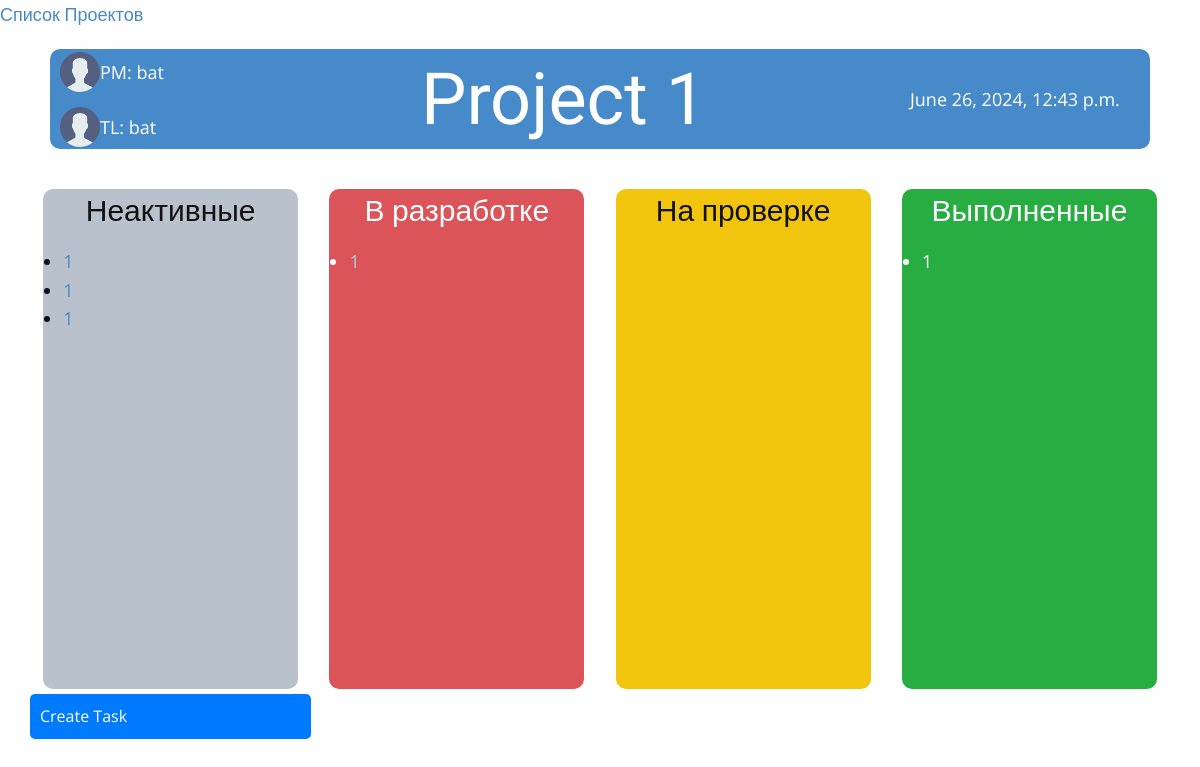
/projects/1/, run on the app's committed database.
### projects/models.py (models this page shows, shortened)
class Project(models.Model):
    title = models.CharField(max_length=255)
    description = models.TextField()
    project_manager = models.ForeignKey(User, related_name='project_manager', on_delete=models.CASCADE)
    team_lead = models.ForeignKey(User, related_name='team_lead', on_delete=models.SET_NULL, null=True, blank=True)
    created_at = models.DateTimeField(auto_now_add=True)
    updated_at = models.DateTimeField(null=True, blank=True)

### users/models.py (models this page shows)
class User(AbstractUser):
    subscription = models.ForeignKey(Subscription, on_delete=models.SET_NULL, null=True, blank=True)
    position = models.ForeignKey(Position, on_delete=models.SET_NULL, null=True, blank=True)

### tasks/models.py (models this page shows, shortened)
class Task(models.Model):
    STATUS_CHOICES = [
        ('new', 'New'),
        ('in_progress', 'In Progress'),
        ('on_verification', 'On Verification'),
        ('completed', 'Completed'),
    ]
    title = models.CharField(max_length=255)
    description = models.TextField()
    project = models.ForeignKey(Project, related_name='tasks', on_delete=models.CASCADE)
    creator = models.ForeignKey(User, related_name='created_tasks', on_delete=models.CASCADE)
    team_lead = models.ForeignKey(User, related_name='task_team_lead', on_delete=models.SET_NULL, null=True, blank=True)
    developer = models.ForeignKey(User, related_name='task_developer', on_delete=models.SET_NULL, null=True, blank=True)
    due_date = models.DateTimeField(null=True, blank=True)
    status = models.CharField(max_length=50, choices=STATUS_CHOICES, default='new')
    created_date = models.DateTimeField(auto_now_add=True)
    updated_date = models.DateTimeField(auto_now=True)

### projects/views.py (the view)
# urls.py: path('projects/<int:project_id>/', views.details_project, name='details_project'),
def details_project(request, project_id):
    project = get_object_or_404(Project, id=project_id)
    tasks_new = Task.objects.filter(project=project, status='new')
    tasks_in_progress = Task.objects.filter(project=project, status='in_progress')
    tasks_on_verification = Task.objects.filter(project=project, status='on_verification')
    tasks_completed = Task.objects.filter(project=project, status='completed')
    context = {
        'project': project,
        'tasks_new': tasks_new,
        'tasks_in_progress': tasks_in_progress,
        'tasks_on_verification': tasks_on_verification,
        'tasks_completed': tasks_completed,
    }
    return render(request, 'project_detail.html', context)

### projects/templates/project_detail.html (shortened to what this page needs)
{% load static %}
<!DOCTYPE html>
<html style="font-size: 16px;" lang="ru">
<head>
    <link rel="stylesheet" type="text/css" href="{% static 'index_two.css' %}">
    <link rel="stylesheet" type="text/css" href="{% static 'index.css' %}">
</head>
<body data-path-to-root="./" data-include-products="false" class="u-body u-xl-mode" data-lang="ru">
<section class="u-clearfix u-white u-section-1" id="sec-255f">
    <a href="/projects/">Список Проектов</a>
    <div class="u-clearfix u-sheet u-sheet-1">
        <div class="u-container-style u-group u-palette-1-base u-radius u-shape-round u-group-1">
          <div class="u-container-layout u-container-layout-1">
            <div class="u-list u-list-1">
              <div class="u-repeater u-repeater-1">
                <div class="u-container-style u-list-item u-repeater-item">
                  <div class="u-container-layout u-similar-container u-container-layout-2"><span class="u-custom-item u-icon u-icon-1"><svg class="u-svg-link" preserveAspectRatio="xMidYMin slice" viewBox="0 0 53 53" style=""><use xlink:href="#svg-df71"></use></svg></span>
                    <p class="u-custom-item u-text u-text-1">PM: {{ project.project_manager }}</p>
                  </div>
                </div>
                <div class="u-container-style u-list-item u-repeater-item">
                  <div class="u-container-layout u-similar-container u-container-layout-3"><span class="u-custom-item u-icon u-icon-2"><svg class="u-svg-link" preserveAspectRatio="xMidYMin slice" viewBox="0 0 53 53" style=""><use xlink:href="#svg-f4a1"></use></svg></span>
                    <p class="u-custom-item u-text u-text-2">TL: {{ project.team_lead }} </p>
                  </div>
                </div>
              </div>
            </div>
            <h1 class="u-text u-text-3">{{ project.title }}</h1>
            <p class="u-text u-text-4">{{ project.created_at }} </p>
          </div>
        </div>
        <div class="u-expanded-width u-list u-list-2">
            <div class="u-repeater u-repeater-2">
                <div class="u-container-style u-list-item u-repeater-item">
                    <div class="u-container-layout u-similar-container u-container-layout-4">
                        <div class="custom-expanded u-container-style u-custom-item u-group u-palette-5-base u-radius u-shape-round u-group-2">
                            <div class="u-container-layout">
                                <h2 class="u-text u-text-default u-text-5">Неактивные</h2>
                                <ul>
                                    {% for task in project.tasks.all %}
                                        {% if task.status == 'new' %}
                                            <li><a href="{% url 'details_task' project.id task.id %}">{{ task.title }}</a></li>
                                        {% endif %}
                                    {% endfor %}
                                </ul>
                            </div>
                        </div>
                    </div>
                </div>
                <div class="u-container-style u-list-item u-repeater-item">
                    <div class="u-container-layout u-similar-container u-container-layout-6">
                        <div class="custom-expanded u-container-style u-custom-item u-group u-palette-2-base u-radius u-shape-round u-group-3">
                            <div class="u-container-layout">
                                <h2 class="u-text u-text-default u-text-6">В разработке</h2>
                                <ul>
                                    {% for task in project.tasks.all %}
                                        {% if task.status == 'in_progress' %}
                                        <li><a href="{% url 'details_task' project.id task.id %}">{{ task.title }}</a></li>
                                        {% endif %}
                                    {% endfor %}
                                </ul>
                            </div>
                        </div>
                    </div>
                </div>
                <div class="u-container-style u-list-item u-repeater-item">
                    <div class="u-container-layout u-similar-container u-container-layout-8">
                        <div class="custom-expanded u-container-style u-custom-item u-group u-palette-3-base u-radius u-shape-round u-group-4">
                            <div class="u-container-layout">
                                <h2 class="u-text u-text-default u-text-7">На проверке</h2>
                            </div>
                        </div>
                    </div>
                </div>
                <div class="u-container-style u-list-item u-repeater-item">
                    <div class="u-container-layout u-similar-container u-container-layout-10">
                        <div class="custom-expanded u-container-style u-custom-color-1 u-custom-item u-group u-radius u-shape-round u-group-5">
                            <div class="u-container-layout">
                            <h2 class="u-text u-text-default u-text-8">Выполненные</h2>
                                <ul>
                                    {% for task in project.tasks.all %}
                                        {% if task.status == 'completed' %}
                                            <li>{{ task.title }}</li>
                                        {% endif %}
                                    {% endfor %}
                                </ul>
                            </div>
                        </div>
                    </div>
                </div>
                <a href="{% url 'create_task' project.id %}" class="btn-create">Create Task</a>
            </section>
</body>
</html>

### projects/static/index.css (style rules this page uses)
.u-section-1 .u-sheet-1 { min-height: 792px; }
.u-section-1 .u-group-1 { width: 1100px; --radius: 10px; height: auto; min-height: 100px; margin: 20px auto 0; }
.u-section-1 .u-container-layout-1 { padding-left: 0; padding-right: 0; }
.u-section-1 .u-list-1 { width: 210px; margin: 0 890px 0 0; }
.u-section-1 .u-repeater-1 { min-height: 100px; grid-auto-columns: 100%; grid-template-columns: repeat(1, 100%); grid-gap: 10px; }
.u-section-1 .u-container-layout-2 { padding: 0 10px; }
.u-section-1 .u-icon-1 { width: 40px; height: 40px; margin: 3px 150px 0 0; padding: 0; }
.u-section-1 .u-text-1 { margin: -34px 0 0 40px; }
.u-section-1 .u-container-layout-3 { padding: 0 10px; }
.u-section-1 .u-icon-2 { width: 40px; height: 40px; margin: 3px 150px 0 0; padding: 0; }
.u-section-1 .u-text-2 { margin: -34px 0 0 40px; }
.u-section-1 .u-text-3 { margin: -89px 401px 0 371px; }
.u-section-1 .u-text-4 { margin: -54px 20px 0 860px; }
.u-section-1 .u-list-2 { width: 100%; margin: 20px 0 60px; }
.u-section-1 .u-repeater-2 { min-height: 540px; grid-auto-columns: calc(25% - 3.75px); grid-template-columns: repeat(4, calc(25% - 3.75px)); grid-gap: 5px; }
.u-section-1 .u-container-layout-4 { padding: 0; }
.u-section-1 .u-group-2 { --radius: 10px; height: auto; width: 255px; min-height: 500px; margin-top: 20px; margin-right: auto; margin-left: auto; }
.u-section-1 .u-text-5 { font-size: 1.875rem; margin: 5px auto 0; }
.u-section-1 .u-container-layout-6 { padding: 0; }
.u-section-1 .u-group-3 { --radius: 10px; height: auto; width: 255px; min-height: 500px; margin-top: 20px; margin-right: auto; margin-left: auto; }
.u-section-1 .u-text-6 { font-size: 1.875rem; margin: 5px auto 0; }
.u-section-1 .u-container-layout-8 { padding: 0; }
.u-section-1 .u-group-4 { --radius: 10px; height: auto; width: 255px; min-height: 500px; margin-top: 20px; margin-right: auto; margin-left: auto; }
.u-section-1 .u-text-7 { font-size: 1.875rem; margin: 5px auto 0; }
.u-section-1 .u-container-layout-10 { padding: 0; }
.u-section-1 .u-group-5 { --radius: 10px; height: auto; width: 255px; min-height: 500px; margin-top: 20px; margin-right: auto; margin-left: auto; }
.u-section-1 .u-text-8 { font-size: 1.875rem; margin: 5px auto 0; }
.btn-create { display: block; width: 100%; padding: 10px; background-color: #007bff; color: #fff; border: none; border-radius: 5px; font-size: 1rem; cursor: pointer; }

### data on the page
Project: project_manager "bat", team_lead "bat", title "Project 1", created_at "June 26, 2024, 12:43 p.m."
Task: title "1"
Task: title "1"
Task: title "1"
Task: title "1"
Task: title "1"
